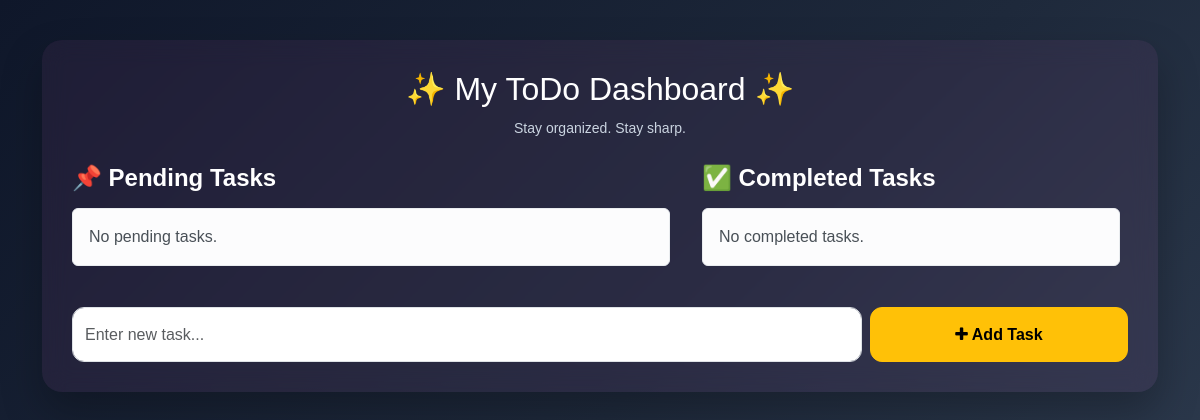
The app's page /, older data.
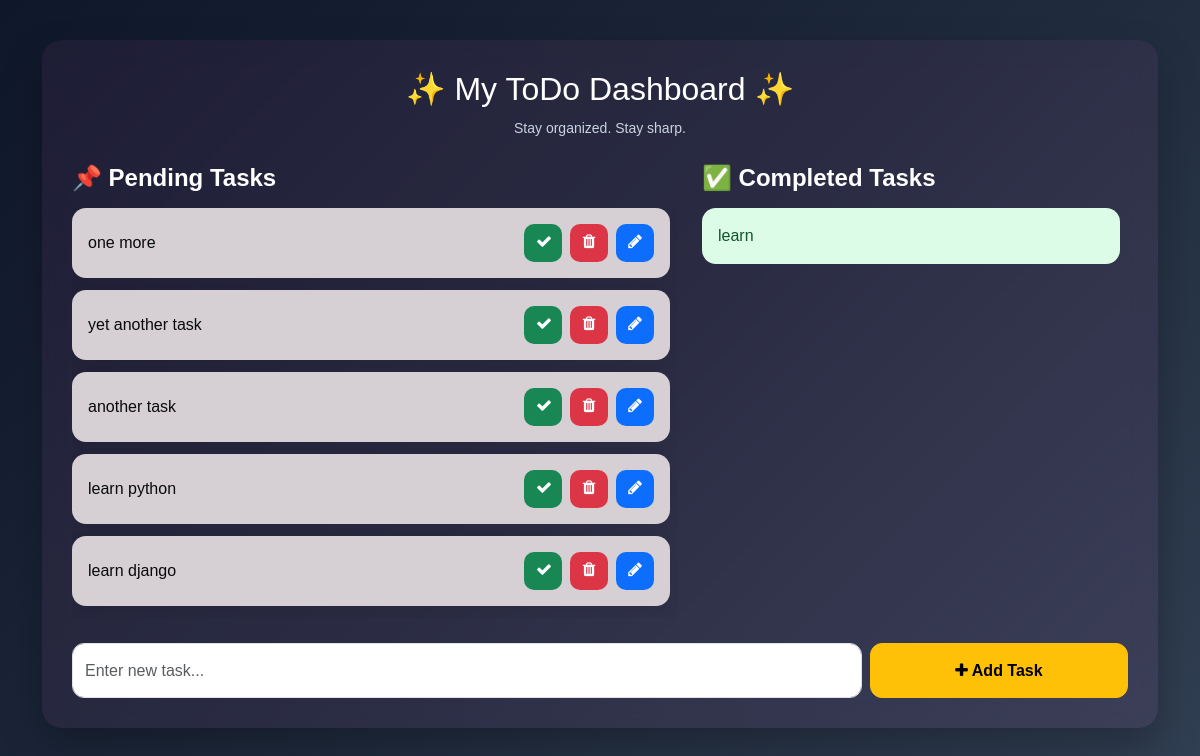
The same page, newer data.
### todo/models.py (models this page shows, shortened)
class Task(models.Model):
    task = models.CharField(max_length=200)
    is_completed = models.BooleanField(default=False)
    created_at = models.DateTimeField(auto_now_add=True)
    updated_at = models.DateTimeField(auto_now=True)

### todo_main/views.py (the view)
# urls.py: 2. Add a URL to urlpatterns:  path('', views.home, name='home')
def home(request):
    tasks = Task.objects.filter(is_completed=False).order_by('-updated_at')
    completed_tasks = Task.objects.filter(is_completed=True).order_by('-updated_at')
    return render(request, 'home.html', {'tasks': tasks, 'completed_tasks': completed_tasks})

### templates/home.html (shortened to what this page needs)
<!DOCTYPE html>
<html lang="en">
<head>
<link href="https://cdn.jsdelivr.net/npm/bootstrap@5.3.0/dist/css/bootstrap.min.css" rel="stylesheet">
<link rel="stylesheet" href="https://cdnjs.cloudflare.com/ajax/libs/font-awesome/4.7.0/css/font-awesome.min.css">
</head>
<body>
<div class="container">
<div class="main-box">
<h2 class="text-center mb-2">✨ My ToDo Dashboard ✨</h2>
<p class="text-center mb-4"><small>Stay organized. Stay sharp.</small></p>
<div class="row g-4">
<div class="col-md-7">
<h4 class="section-title">📌 Pending Tasks</h4>
<div class="task-scroll">
{% for task in tasks %}
<div class="card task-card">
<div class="card-body d-flex justify-content-between align-items-center flex-wrap gap-2">
<span>{{ task.task }}</span>
<div class="d-flex gap-2">
<a class="btn btn-success btn-icon"><i class="fa fa-check"></i></a>
<a class="btn btn-danger btn-icon"><i class="fa fa-trash"></i></a>
<a class="btn btn-primary btn-icon"><i class="fa fa-pencil"></i></a>
</div>
</div>
</div>
{% empty %}
<div class="alert alert-light">No pending tasks.</div>
{% endfor %}
</div>
</div>
<div class="col-md-5">
<h4 class="section-title">✅ Completed Tasks</h4>
<div class="task-scroll">
{% for task in completed_tasks %}
<div class="card completed-card">
<div class="card-body">
{{ task.task }}
</div>
</div>
{% empty %}
<div class="alert alert-light">No completed tasks.</div>
{% endfor %}
</div>
</div>
</div>
<div class="add-form">
<form action="{% url 'addTask' %}" method="post">
<div class="row g-2">
<div class="col-md-9">
<input type="text" name="task" class="form-control" placeholder="Enter new task...">
</div>
<div class="col-md-3">
<button type="submit" class="btn btn-warning w-100 h-100 add-btn">
<i class="fa fa-plus"></i> Add Task
</button>
</div>
</div>
</form>
</div>
</div>
</div>
</body>
</html>

### templates/home.html (style rules this page uses)
body { background: linear-gradient(135deg,#0f172a,#1e293b,#334155); min-height:100vh; color:white; font-family: Arial, Helvetica, sans-serif; }
.main-box { background: rgba(204, 96, 172, 0.08); backdrop-filter: blur(12px); border-radius: 20px; padding: 30px; margin-top: 40px; box-shadow: 0 20px 40px rgba(0,0,0,0.25); }
.section-title { font-weight:700; margin-bottom:15px; }
.task-scroll { max-height:430px; overflow-y:auto; padding-right:8px; }
.task-card { background:rgb(214, 208, 212); color:#090a0a; border:none; border-radius:14px; margin-bottom:12px; box-shadow:0 8px 18px rgba(0,0,0,0.08); }
.completed-card { background:#dcfce7; color:#14532d; border:none; border-radius:14px; margin-bottom:12px; }
.btn-icon { width:38px; height:38px; border-radius:10px; border:none; }
.add-form { margin-top:25px; }
.form-control { height:55px; border-radius:12px; }
.add-btn { width:160px; border-radius:12px; font-weight:600; }
small { color:#cbd5e1; }

Row changes from the older to the newer data that the page shows:
added Task: task "one more", shown under "📌 Pending Tasks"
added Task: task "yet another task", shown under "📌 Pending Tasks"
added Task: task "another task", shown under "📌 Pending Tasks"
added Task: task "learn python", shown under "📌 Pending Tasks"
added Task: task "learn django", shown under "📌 Pending Tasks"
added Task: task "learn", shown under "✅ Completed Tasks"
Text that changed along with them:
text no longer shown: "No pending tasks. No completed tasks."
